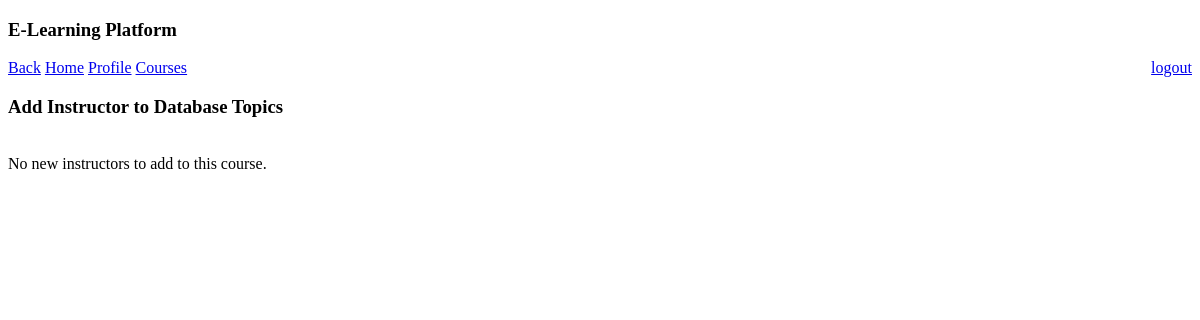
The app's page /course/add-insturctor?course_id=1 (signed in), older data.
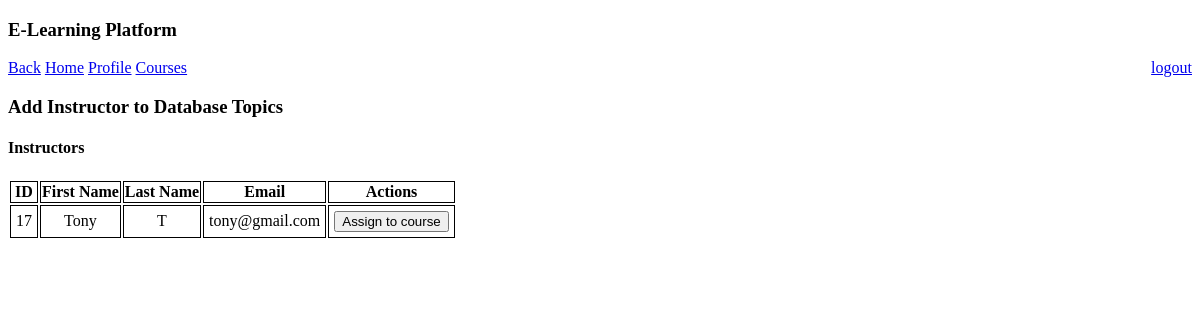
The same page, newer data.
### e_learn/models.py (models this page shows)
class User(AbstractUser):
    is_student = models.BooleanField(default=False)
    is_instructor = models.BooleanField(default=False)
    is_institution = models.BooleanField(default=False)

### e_learn/views.py (the view, shortened to what this page needs)
# urls.py: path('course/add-insturctor', views.display_add_instructor_to_course, name='add_instructor_to_course'),
@login_required(login_url="institution_login")
def display_add_instructor_to_course(request):
    msg = None
    course_id = request.GET.get('course_id')
    course_details = Course.objects.get(id=course_id)
    data = institution_users(request, "instructor")
    if not data["users_exist"]:
        return render(request, 'instructor_signup.html',
                      {"msg": 'Instructors not registered in the institution yet, try registering a new instructor!'})
    relations = UserCourseRelation.objects.filter(course=course_details)
    instructors_lst = []
    relations_user = []
    for relation in relations:
        relations_user.append(relation.user)
    for user in data["users_lst"]:
        if user not in relations_user:
            instructors_lst.append(user)
    if len(relations) != 0 and len(instructors_lst) == 0:
        return render(request, 'add_instructor_to_course.html',
                      {'course_details': course_details, 'msg': "No new instructors to add to this course."})
    elif len(relations) == 0:
        instructors_lst = data["users_lst"]
    if msg is not None:
        return render(request, 'add_instructor_to_course.html',
                      {"course_details": course_details, "instructors_lst": instructors_lst,
                       "instructor_exists": data["users_exist"], "msg": msg})
    return render(request, 'add_instructor_to_course.html',
                  {"course_details": course_details, "instructors_lst": instructors_lst,
                   "instructor_exists": data["users_exist"]})

### e_learn/views.py (called while the page is built)
def institution_users(request, user_type):
    current_institution = Institution.objects.get(user=request.user)
    users_exist = False
    users_lst = []
    try:
        if user_type == "student":
            details_lst = UserInstitutionRelation.objects.filter(institution=current_institution, is_student=True)
        else:
            details_lst = UserInstitutionRelation.objects.filter(institution=current_institution, is_instructor=True)
        for i in details_lst:
            users_lst.append(i.user)
        if len(users_lst) != 0:
            users_exist = True
        return {"users_exist": users_exist, "users_lst": users_lst}
    except Exception as e:
        return {"users_exist": users_exist, "users_lst": users_lst}

### e_learn/templates/add_instructor_to_course.html (shortened to what this page needs)
{% extends "base_loggedIn.html" %}
{% block body %}
    <a href="{% url 'complete_course_details' %}?course_id={{ course_details.id }}">Back</a>
    <a href="{% url 'institution_home' %}">Home</a>
    <a href="{% url 'institution_home' %}?request_profile=True">Profile</a>
    <a href="{% url 'course_list' %}">Courses</a>
    <h3> Add Instructor to {{ course_details.name }}</h3>
    {% if msg %}
        <br> {{ msg }} <br>
    {% endif %}
    {% if instructor_exists %}
        <h4>Instructors</h4>
        <table>
            <thead>
                <tr>
                    <th scope="col" style="border: 1px solid black;"> ID </th>
                    <th scope="col" style="border: 1px solid black;"> First Name </th>
                    <th scope="col" style="border: 1px solid black;"> Last Name </th>
                    <th scope="col" style="border: 1px solid black;"> Email </th>
                    <th scope="col" style="border: 1px solid black;"> Actions </th>
                </tr>
            </thead>
            <tbody>
                {% for user in instructors_lst %}
                    <tr>
                        <td style="border: 1px solid black;padding: 5px" align="center">{{ user.id }}</td>
                        <td style="border: 1px solid black;padding: 5px" align="center">{{ user.first_name }}</td>
                        <td style="border: 1px solid black;padding: 5px" align="center">{{ user.last_name }}</td>
                        <td style="border: 1px solid black;padding: 5px" align="center">{{ user.email }}</td>
                        <td style="border: 1px solid black;padding: 5px" align="center">
                            <form action="{% url 'add_instructor_to_course' %}" method="POST"> {% csrf_token %}
                                <button type="submit">Assign to course</button>
                            </form>
                        </td>
                    </tr>
                {% endfor %}
            </tbody>
        </table>
    {% endif %}
{% endblock %}

Row changes from the older to the newer data that the page shows:
added User: id "17", first_name "Tony", last_name "T", email "tony@gmail.com"
Text that changed along with them:
{{ msg }}: "No new instructors to add to this course." → (not shown)
text now shown: "Instructors ID First Name Last Name Email Actions"
